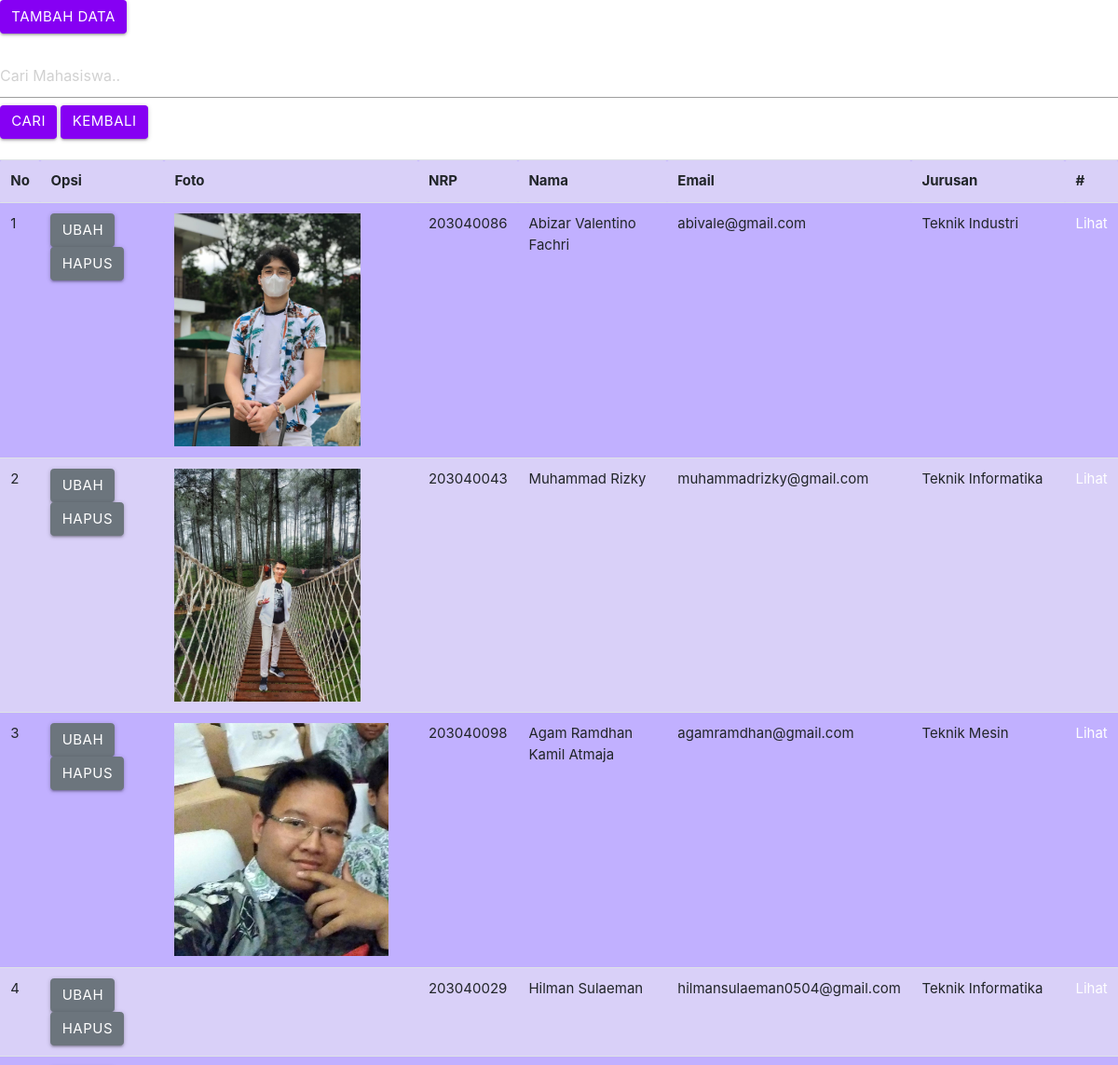
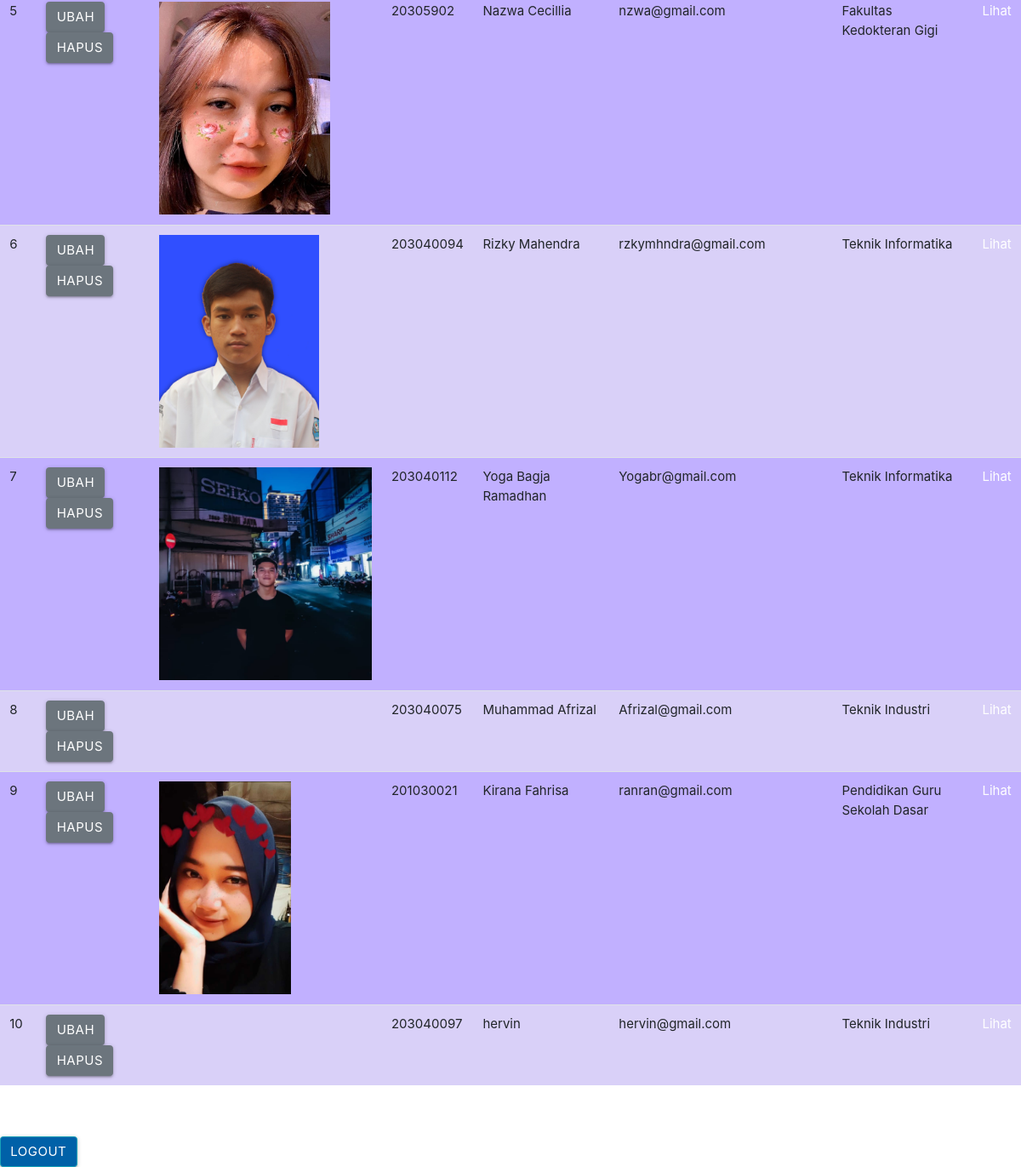
/latihan6a/php/admin.php, run on the app's committed database (2 pictures, top to bottom).
### tables this page shows
CREATE TABLE `mahasiswa` (
  `id` int(11) NOT NULL,
  `img` varchar(100) NOT NULL,
  `nrp` varchar(10) NOT NULL,
  `nama` varchar(100) NOT NULL,
  `email` varchar(100) NOT NULL,
  `jurusan` varchar(50) NOT NULL
);

### latihan6a/php/functions.php (called while the page is built, shortened)
<?php
function koneksi()
{
    $conn = mysqli_connect("localhost", "root", "");
    mysqli_select_db($conn, "pw_tubes_203040029");
    return $conn;
}
function query($sql)
{
    $conn = koneksi();
    $result = mysqli_query($conn, "$sql");
    $rows = [];
    while ($row = mysqli_fetch_assoc($result)) {
        $rows[] = $row;
    }
    return $rows;
}

### latihan6a/php/admin.php (the view, shortened to what this page needs)
<?php
require 'functions.php';
$mahasiswa = query("SELECT * FROM mahasiswa ORDER BY id ASC");
?>
<!DOCTYPE html>
<html lang="en">
<head>
    <link rel="stylesheet" href="../css/style.css">
    <link rel="stylesheet" href="https://cdnjs.cloudflare.com/ajax/libs/materialize/1.0.0/css/materialize.min.css">
    <link rel="stylesheet" href="https://maxcdn.bootstrapcdn.com/bootstrap/4.0.0/css/bootstrap.min.css">
</head>
<body>
    <div class="add">
        <a href="tambah.php"><button class="waves-effect waves-light btn" style="background-color: #8600f3;">Tambah Data</button></a>
    </div>
    <br>
    <form class="cari" action="" method="GET">
        <input type="text" name="keyword" autofocus placeholder="Cari Mahasiswa.." autocomplete="off">
        <button type="submit" name="cari" class="waves-effect waves-light btn" style="background-color: #8600f3;">Cari</button>
        <button type="submit" class="waves-effect waves-light btn" style="background-color: #8600f3;">
            <a href="admin.php" style="text-decoration: none; color: white;">Kembali</a>
        </button>
    </form>
    <br>
    <table class="table bordered striped" border="1" cellpadding="13" cellspacing="0" style="background-color: #c1b0ff;">
        <tr>
            <th>No</th>
            <th>Opsi</th>
            <th>Foto</th>
            <th>NRP</th>
            <th>Nama</th>
            <th>Email</th>
            <th>Jurusan</th>
            <th>#</th>
        </tr>
        <?php if (empty($mahasiswa)) : ?>
            <tr>
                <td colspan="7">
                    <h1>Data tidak ditemukan</h1>
                </td>
            </tr>
        <?php else : ?>
            <?php $i = 1; ?>
            <?php foreach ($mahasiswa as $mhs) : ?>
                <tr>
                    <td><?= $i; ?></td>
                    <td>
                        <a href="ubah.php?id=<?= $mhs['id'] ?>"><button class="btn btn-secondary">Ubah</button></a>
                        <a href="hapus.php?id=<?= $mhs['id'] ?>" onclick="return confirm('Hapus Data??')"><button class="btn btn-secondary">Hapus</button></a>
                    </td>
                    <td><img src="../assets/img/<?= $mhs['img']; ?>" alt=""></td>
                    <td><?= $mhs['nrp']; ?></td>
                    <td><?= $mhs['nama']; ?></td>
                    <td><?= $mhs['email']; ?></td>
                    <td><?= $mhs['jurusan']; ?></td>
                    <td>
                        <a href="detail.php?id=<?= $mhs['id'] ?>" style="text-decoration: none; color: white;">Lihat</a>
                    </td>
                </tr>
                <?php $i++; ?>
            <?php endforeach; ?>
        <?php endif; ?>
    </table>
    <br>
    <br>
    <button class="btn btn-info" style="background-color: #0061a8;"><a href="logout.php" style="text-decoration: none; color: white;">Logout</a></button>
</body>
</html>

### latihan6a/css/style.css (style rules this page uses)
td, h2 { text-align: center; }
img { height: 250px; }

### data on the page
mahasiswa: img (picture), nrp "203040086", nama "Abizar Valentino Fachri", email "abivale@gmail.com", jurusan "Teknik Industri"
mahasiswa: img (picture), nrp "203040043", nama "Muhammad Rizky", email "muhammadrizky@gmail.com", jurusan "Teknik Informatika"
mahasiswa: img (picture), nrp "203040098", nama "Agam Ramdhan Kamil Atmaja", email "agamramdhan@gmail.com", jurusan "Teknik Mesin"
mahasiswa: nrp "203040029", nama "Hilman Sulaeman", email "hilmansulaeman0504@gmail.com", jurusan "Teknik Informatika"
mahasiswa: img (picture), nrp "20305902", nama "Nazwa Cecillia", email "nzwa@gmail.com", jurusan "Fakultas Kedokteran Gigi"
mahasiswa: img (picture), nrp "203040094", nama "Rizky Mahendra", email "rzkymhndra@gmail.com", jurusan "Teknik Informatika"
mahasiswa: img (picture), nrp "203040112", nama "Yoga Bagja Ramadhan", email "Yogabr@gmail.com", jurusan "Teknik Informatika"
mahasiswa: nrp "203040075", nama "Muhammad Afrizal", email "Afrizal@gmail.com", jurusan "Teknik Industri"
mahasiswa: img (picture), nrp "201030021", nama "Kirana Fahrisa", email "ranran@gmail.com", jurusan "Pendidikan Guru Sekolah Dasar"
mahasiswa: nrp "203040097", nama "hervin", email "hervin@gmail.com", jurusan "Teknik Industri"
